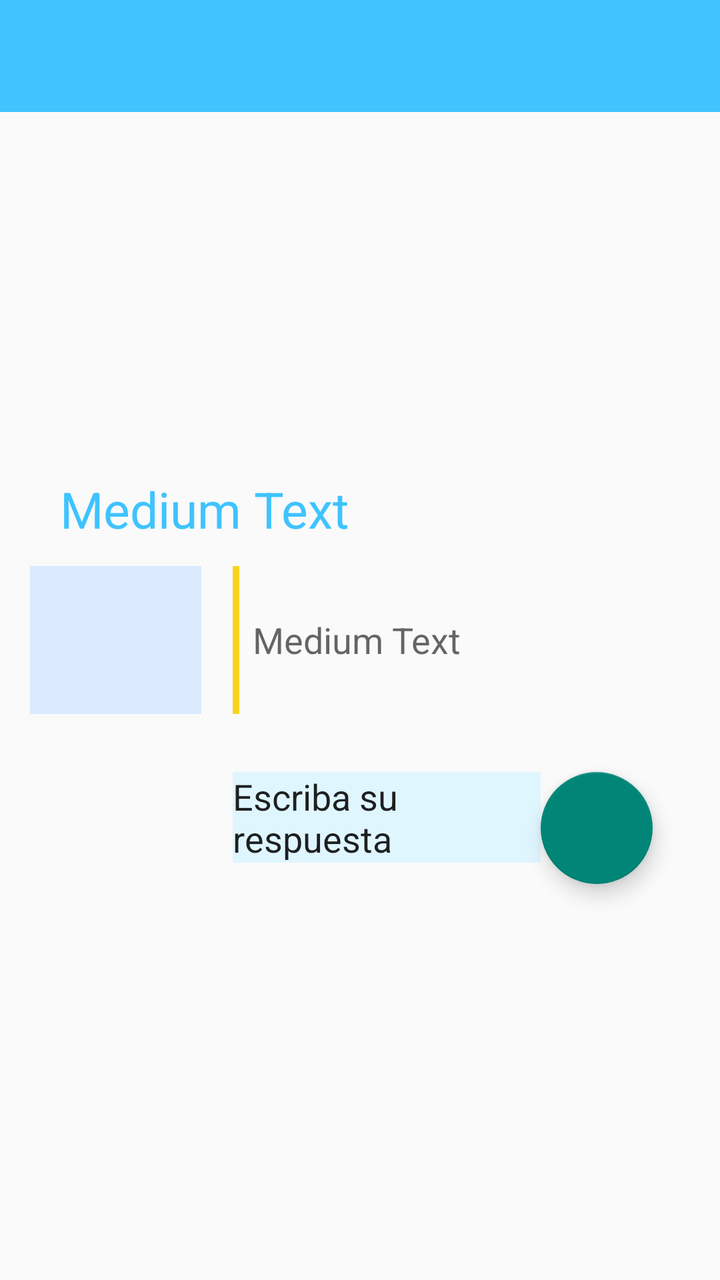
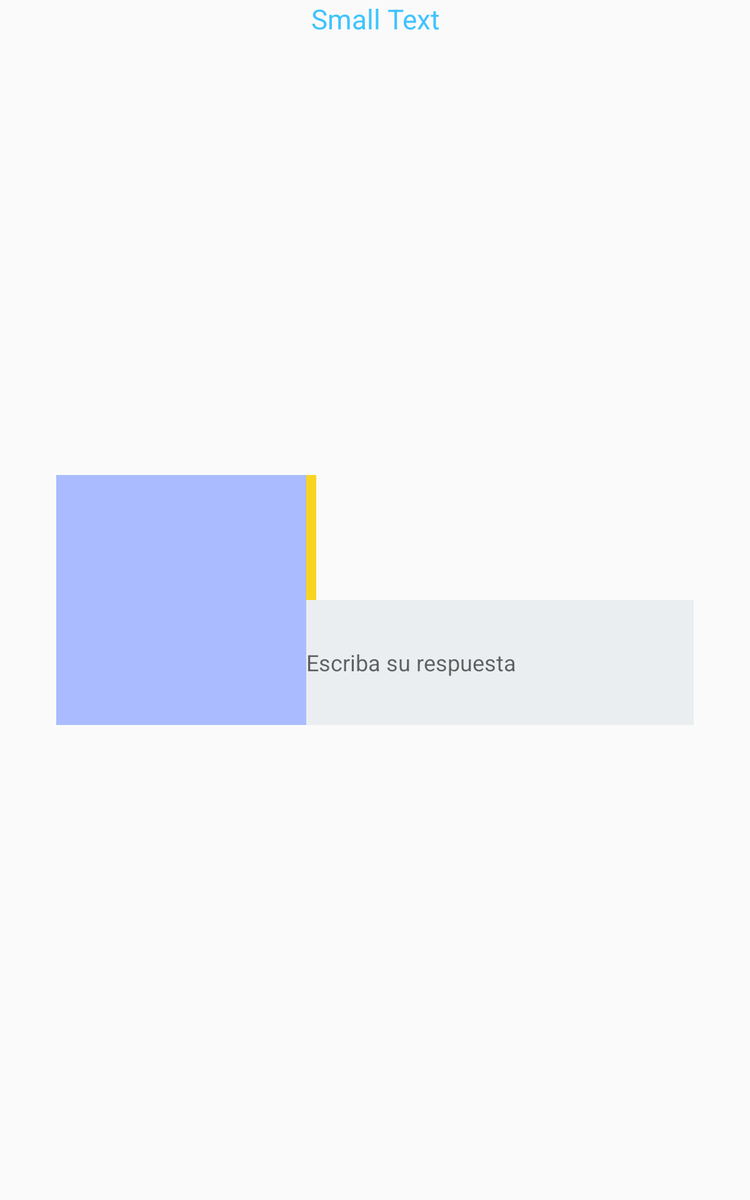

Two renders of one Android screen. The first uses the default layout on a phone; the second uses the alternative layout the repository ships for a different screen configuration, on a matching device. The two XML files are below.
<!-- AndroidManifest.xml: application theme AppTheme -->
<!-- res/layout/encuestas_imagen_abierta.xml -->
<?xml version="1.0" encoding="utf-8"?>
<RelativeLayout xmlns:android="http://schemas.android.com/apk/res/android"
    android:orientation="vertical" android:layout_width="match_parent"
    android:layout_height="match_parent"
    android:id="@+id/enc_ima_mul">

    <android.support.v7.widget.Toolbar
        android:id="@+id/toolbar"
        android:layout_width="match_parent"
        android:layout_height="?attr/actionBarSize"
        android:background="?attr/colorPrimary" />

    <ImageView
        android:layout_width="257px"
        android:layout_height="300px"
        android:id="@+id/imageView6"
        android:layout_below="@+id/titleEncuesta"
        android:layout_alignParentStart="true"
        android:layout_alignBottom="@+id/pregunta"
        android:background="#dbe9ff"
        android:layout_marginLeft="45px" />

    <RelativeLayout
        android:layout_width="wrap_content"
        android:layout_height="222px"
        android:id="@+id/pregunta"
        android:layout_marginLeft="47px"
        android:layout_marginRight="101px"
        android:layout_centerVertical="true"
        android:layout_alignParentEnd="true"
        android:layout_toEndOf="@+id/imageView6">

        <ImageView
            android:layout_width="10px"
            android:layout_height="fill_parent"
            android:id="@+id/imageView5"
            android:layout_alignParentBottom="true"
            android:layout_alignParentStart="true"
            android:layout_alignParentTop="true"
            android:background="#f8d421" />

        <TextView
            android:layout_width="wrap_content"
            android:layout_height="wrap_content"
            android:textAppearance="?android:attr/textAppearanceMedium"
            android:text="Medium Text"
            android:id="@+id/textView"
            android:layout_centerVertical="true"
            android:layout_toEndOf="@+id/imageView5"
            android:layout_marginLeft="20px"
            android:editable="false" />

    </RelativeLayout>

    <android.support.design.widget.FloatingActionButton
        android:layout_width="wrap_content"
        android:layout_height="wrap_content"
        android:id="@+id/view"
        android:layout_marginTop="29dp"
        android:layout_below="@+id/pregunta"
        android:layout_alignEnd="@+id/pregunta" />

    <TextView
        android:layout_width="fill_parent"
        android:layout_height="wrap_content"
        android:textAppearance="?android:attr/textAppearanceLarge"
        android:text="@string/proyect_encuesta"
        android:id="@+id/titleEncuesta"
        android:paddingTop="25dp"
        android:textColor="#3fc3ff"
        android:textSize="25sp"
        android:layout_marginLeft="30dp"
        android:layout_marginRight="30dp"
        android:gravity="center_vertical"
        android:layout_above="@+id/pregunta"
        android:layout_alignEnd="@+id/pregunta"
        android:layout_alignParentStart="true"
        android:layout_marginBottom="35px" />

    <EditText
        android:layout_width="wrap_content"
        android:layout_height="wrap_content"
        android:id="@+id/editText2"
        android:layout_alignTop="@+id/view"
        android:layout_alignStart="@+id/pregunta"
        android:layout_toStartOf="@+id/view"
        android:background="#e0f6ff"
        android:text="Escriba su respuesta" />

</RelativeLayout>
<!-- resources referenced by this layout -->
<resources>
  <string name="proyect_encuesta">Medium Text</string>
  <style name="AppTheme" parent="Theme.AppCompat.Light.NoActionBar">
          
          <item name="colorPrimary">@color/surbee_blue</item>
          <item name="colorPrimaryDark">@color/surbee_blue_dark</item>
          
      </style>
  <color name="surbee_blue">#40C4FF</color>
  <color name="surbee_blue_dark">#20A4FF</color>
</resources>
<!-- res/layout-sw600dp/encuestas_imagen_abierta.xml (the author's variant of the layout above) -->
<!-- drawn on a 7-inch tablet held upright -->
<?xml version="1.0" encoding="utf-8"?>
<RelativeLayout xmlns:android="http://schemas.android.com/apk/res/android"
    android:orientation="vertical" android:layout_width="match_parent"
    android:layout_height="match_parent"
    android:id="@+id/enc_ima_mul">


    <TextView
        android:layout_width="fill_parent"
        android:layout_height="wrap_content"
        android:textAppearance="?android:attr/textAppearanceLarge"
        android:text="@string/desc_encuesta"
        android:id="@+id/titleEncuesta"
        android:layout_alignParentTop="true"
        android:layout_centerHorizontal="true"
        android:gravity="center"
        android:textColor="#3fc3ff" />

    <RelativeLayout
        android:layout_width="match_parent"
        android:layout_height="wrap_content"
        android:id="@+id/RLAdd"
        android:layout_marginLeft="45dp"
        android:layout_marginRight="45dp"
        android:gravity="fill_horizontal|center_horizontal"
        android:layout_gravity="center"
        android:orientation="vertical"
        android:layout_centerVertical="true"
        android:layout_centerHorizontal="true">


        <ImageView
            android:layout_width="200dp"
            android:layout_height="200dp"
            android:id="@+id/imgEnc"
            android:background="#aabbff"
            android:layout_centerVertical="true"
            android:layout_alignParentStart="true"
            android:paddingRight="11dp" />

        <TextView
            android:id="@+id/tvPreg"
            android:layout_width="fill_parent"
            android:layout_height="100dp"
            android:layout_alignParentTop="true"
            android:layout_alignParentEnd="true"
            android:layout_toEndOf="@+id/imgEnc" />

        <EditText
            android:layout_width="wrap_content"
            android:layout_height="100dp"
            android:id="@+id/etResp"
            android:layout_alignBottom="@+id/imgEnc"
            android:layout_alignEnd="@+id/tvPreg"
            android:layout_toEndOf="@+id/imgEnc"
            android:background="#ebeef0"
            android:inputType="text"
            android:hint="Escriba su respuesta" />

        <ImageView
            android:layout_width="8dp"
            android:layout_height="100dp"
            android:id="@+id/imageView7"
            android:background="#f8d421"
            android:layout_above="@+id/etResp"
            android:layout_toEndOf="@+id/imgEnc" />


    </RelativeLayout>

</RelativeLayout>
<!-- resources referenced by the variant -->
<!-- as a 7-inch tablet held upright resolves them -->
<resources>
  <string name="desc_encuesta">Small Text</string>
  <style name="AppTheme" parent="Theme.AppCompat.Light.NoActionBar">
          
          <item name="colorPrimary">@color/surbee_blue</item>
          <item name="colorPrimaryDark">@color/surbee_blue_dark</item>
          
      </style>
  <color name="surbee_blue">#40C4FF</color>
  <color name="surbee_blue_dark">#20A4FF</color>
</resources>
